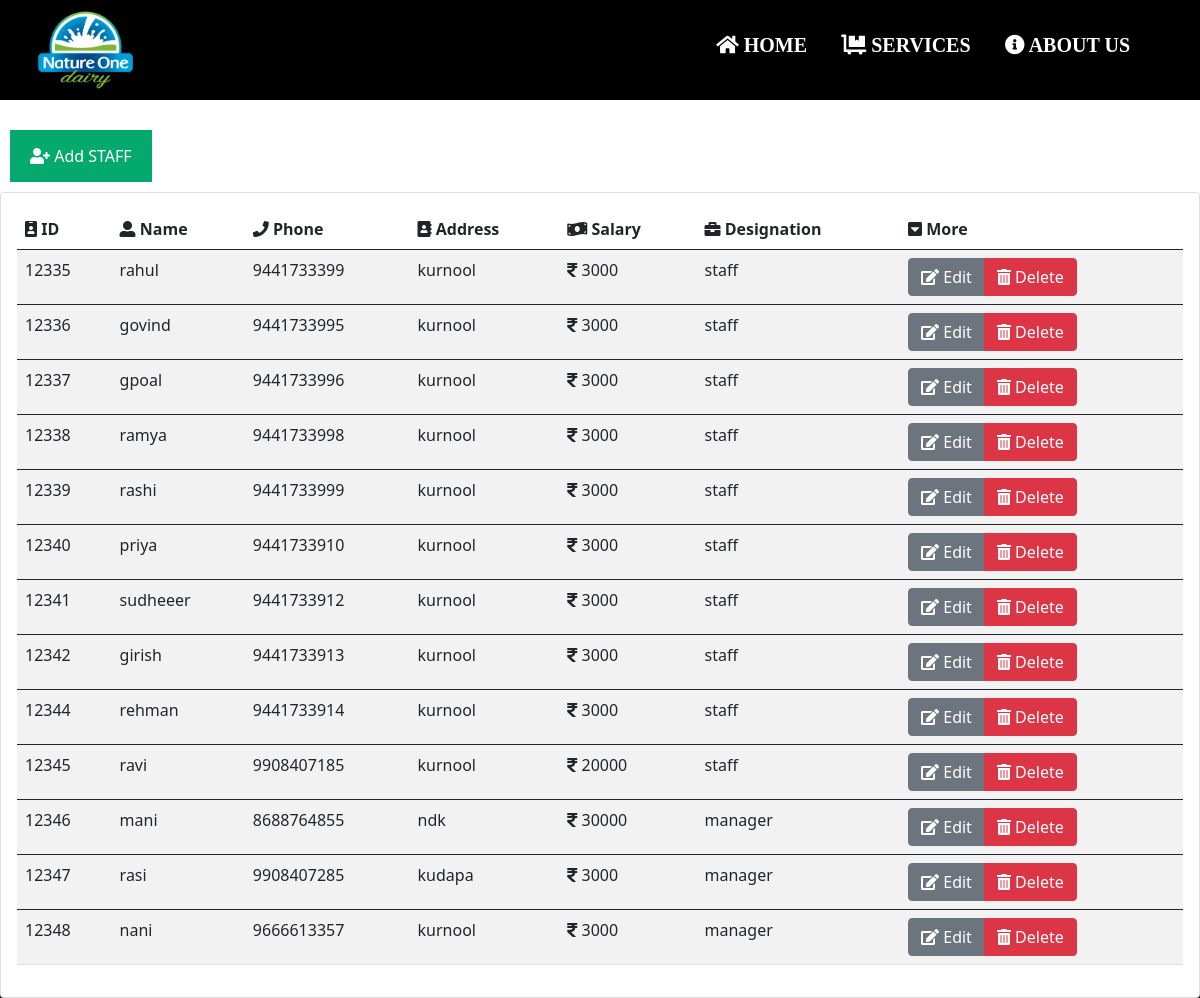
Page /staff.php on the committed database.
### tables this page shows
CREATE TABLE `employee` (
  `eid` int(5) NOT NULL,
  `ename` varchar(30) NOT NULL,
  `phno` varchar(10) NOT NULL,
  `salary` int(5) NOT NULL,
  `designation` varchar(10) NOT NULL,
  `address` varchar(50) NOT NULL
);

### staff.php (the view, shortened to what this page needs)
<?php
include 'snippets/head_footer.php';
?>
<!DOCTYPE html>
<html lang="en" dir="ltr">
  <head>
    <link rel="stylesheet" href="css/farmer.css">
    <link href="https://cdn.jsdelivr.net/npm/bootstrap@5.0.2/dist/css/bootstrap.min.css" rel="stylesheet">
  </head>
  <body>
<div class="main-container">
<button onclick="document.getElementById('id03').style.display='block'" style="width:auto;" id="buttom"><i class="fas fa-user-plus"></i> Add STAFF</button>
<div class="card">
    <div class="card-body">
  <?php
      $servername = "localhost";
      $username = "root";
      $password = "";
      $dbname = "dry";
          $conn = new mysqli($servername, $username, $password, $dbname);
          $sql = "SELECT * FROM employee ";
          $query_run = mysqli_query($conn, $sql);
    ?>
<table class="table table-striped table-hover">
    <thead>
      <tr>
        <th scope="col"><i class="fas fa-id-badge"></i> ID</th>
        <th scope="col"><i class="fas fa-user-alt"></i> Name</th>
        <th scope="col"><i class="fas fa-phone"></i> Phone</th>
        <th scope="col"><i class="fas fa-address-book"></i> Address</th>
        <th scope="col"><i class="fas fa-money-bill-wave"></i> Salary</th>
        <th scope="col"><i class="fas fa-briefcase"></i> Designation</th>
        <th scope="col"><i class="fas fa-caret-square-down"></i> More</th>
      </tr>
</thead>
    <?php
      if ($query_run)
      {
          foreach ($query_run as $row)
          {
    ?>
<tbody>
        <tr>
          <td> <?php echo $row['eid']; ?> </td>
          <td><?php echo $row['ename'] ; ?></td>
          <td> <?php echo $row['phno']; ?> </td>
          <td> <?php echo $row['address']; ?> </td>
          <td><i class="fas fa-rupee-sign"></i> <?php echo $row['salary']; ?> </td>
          <td> <?php echo $row['designation']; ?> </td>
          <td>
            <div class="btn-group">
              <a class="btn btn-secondary" href="sedit.php?eid=<?php echo $row['eid']; ?>"><i class="fas fa-edit"></i>  Edit</a>
              <a class="btn btn-danger" onClick="javascript:return confirm('Do you really want to delete?');" href="sdelete.php?eid=<?php echo $row['eid']; ?>"> <i class="fas fa-trash-alt"></i>  Delete</a>
            </div>
          </td>
</tr>
</tbody>
      <?php
          }
        }
        else {
          echo "No Record Found";
        }
      ?>
    </table>
    </div>
  </div>
</div>
  </body>
</html>

### css/all.css (style rules this page uses)
.fa, .fas, .far, .fal, .fad, .fab { -moz-osx-font-smoothing: grayscale; -webkit-font-smoothing: antialiased; display: inline-block; font-style: normal; font-variant: normal; text-rendering: auto; line-height: 1; }
.fa-address-book:before { content: "\f2b9"; }
.fa-briefcase:before { content: "\f0b1"; }
.fa-caret-square-down:before { content: "\f150"; }
.fa-edit:before { content: "\f044"; }
.fa-id-badge:before { content: "\f2c1"; }
.fa-money-bill-wave:before { content: "\f53a"; }
.fa-phone:before { content: "\f095"; }
.fa-rupee-sign:before { content: "\f156"; }
.fa-trash-alt:before { content: "\f2ed"; }
.fa-user-alt:before { content: "\f406"; }
.fa-user-plus:before { content: "\f234"; }

### css/farmer.css (style rules this page uses)
button { background-color: #04AA6D; color: white; padding: 14px 20px; margin: 8px 8px; border: none; cursor: pointer; width: 50%; }
.main-container { margin-top: 80px; }
.main-container { margin-top: 120px; }

### snippets/head_footer.php (style rules this page uses)
button { background-color: #04AA6D; color: white; padding: 14px 20px; margin: 8px 8px; border: none; cursor: pointer; width: 50%; }
.main-container { margin-top: 80px; }

### staff.php (style rules this page uses)
#buttom { margin: 10px 10px; }

### rows in the picture
employee: eid "12335", ename "rahul", phno "9441733399", address "kurnool", salary "3000", designation "staff"
employee: eid "12336", ename "govind", phno "9441733995", address "kurnool", salary "3000", designation "staff"
employee: eid "12337", ename "gpoal", phno "9441733996", address "kurnool", salary "3000", designation "staff"
employee: eid "12338", ename "ramya", phno "9441733998", address "kurnool", salary "3000", designation "staff"
employee: eid "12339", ename "rashi", phno "9441733999", address "kurnool", salary "3000", designation "staff"
employee: eid "12340", ename "priya", phno "9441733910", address "kurnool", salary "3000", designation "staff"
employee: eid "12341", ename "sudheeer", phno "9441733912", address "kurnool", salary "3000", designation "staff"
employee: eid "12342", ename "girish", phno "9441733913", address "kurnool", salary "3000", designation "staff"
employee: eid "12344", ename "rehman", phno "9441733914", address "kurnool", salary "3000", designation "staff"
employee: eid "12345", ename "ravi", phno "9908407185", address "kurnool", salary "20000", designation "staff"
employee: eid "12346", ename "mani", phno "8688764855", address "ndk", salary "30000", designation "manager"
employee: eid "12347", ename "rasi", phno "9908407285", address "kudapa", salary "3000", designation "manager"
employee: eid "12348", ename "nani", phno "9666613357", address "kurnool", salary "3000", designation "manager"
